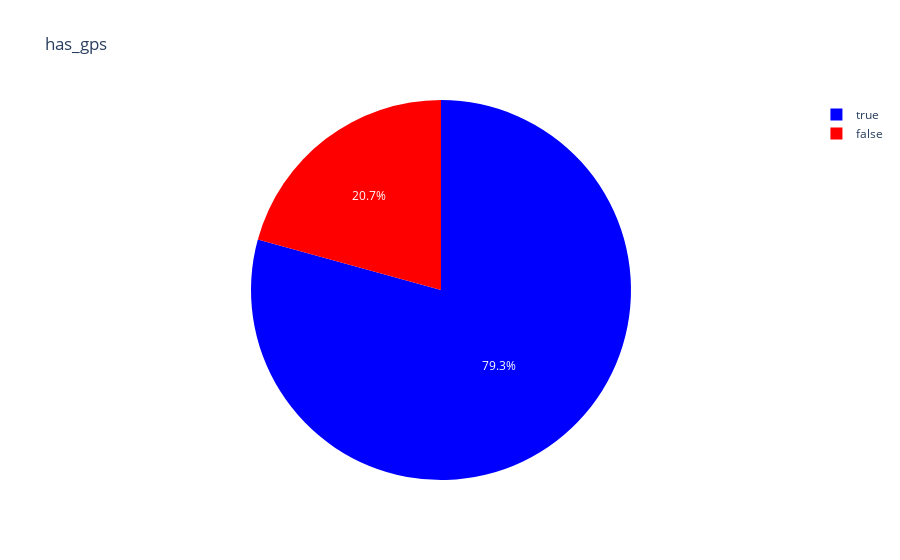

The notebook cell this image was saved under:
### Code cell
px.pie(data_price, 'has_gps', title='has_gps', color='has_gps', color_discrete_map={True: 'blue', False: 'red'})

### Figure 1 — Plotly figure (JSON) as saved in the notebook; plotly's stock layout.template omitted (floating-point values rounded to 4 significant figures; data arrays with more than 128 entries replaced by an {"elided": "..."} marker saying what was removed)
{"data": [{"customdata": {"elided": "4841x1 bool values"}, "domain": {"x": [0, 1], "y": [0, 1]}, "hovertemplate": "has_gps=%{customdata[0]}<extra></extra>", "labels": {"elided": "4841 bool values"}, "legendgroup": "", "marker": {"colors": {"elided": "4841 str values"}}, "name": "", "showlegend": true, "type": "pie"}], "layout": {"legend": {"tracegroupgap": 0}, "title": {"text": "has_gps"}}}
